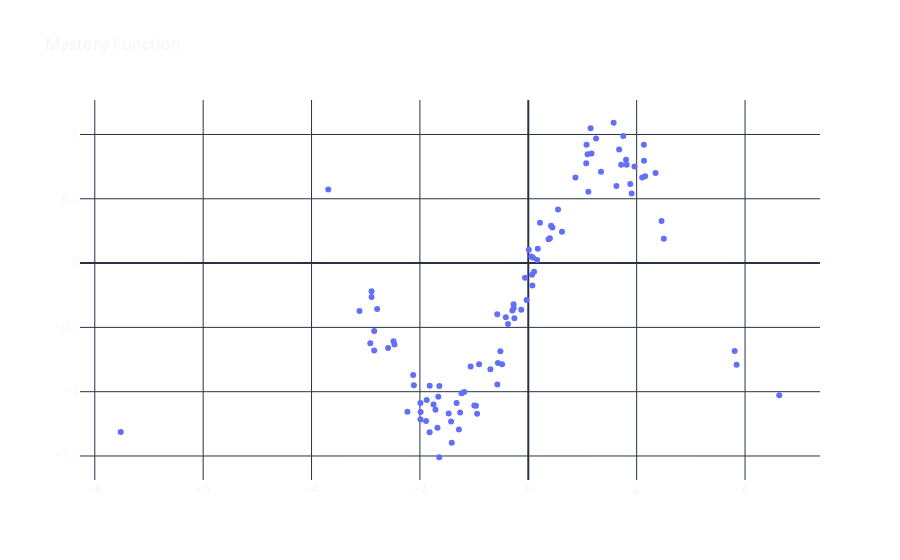

Write notebook code for a chart like this one.
### Code cell
x = np.random.randn(100)*2
noise = np.random.normal(-1, 1, 100)*0.15
y = np.sin(x) + noise
px.scatter(x=x, y=y)

fig = go.Figure(data=go.Scatter(
    x=x, y=y, mode='markers', name='Mystery Function'))
fig.update_layout(template='plotly_dark',
                  title='Mystery Function',
                  paper_bgcolor='rgba(0, 0, 0, 0)',
                  plot_bgcolor='rgba(0, 0, 0, 0)')
iplot(fig)
